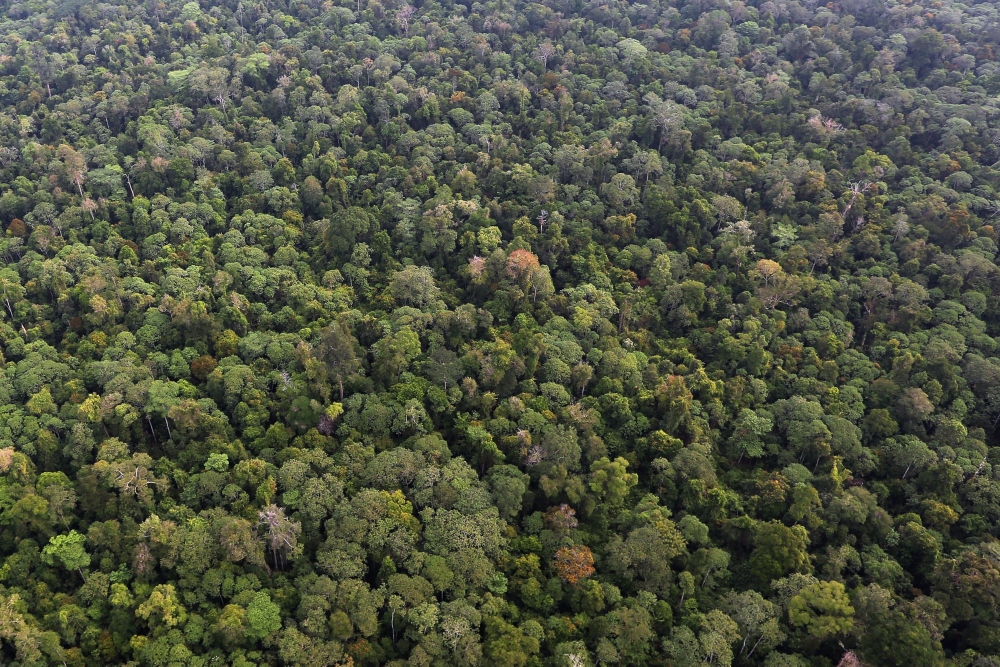
#> input picture data/test/not_wildfire/non_fire.195.png, 2000 x 1333 px, found by its file name (shown at 1/2 size); its folder holds 4 pictures in this run
$ python convertRes.py
#> lines starting #> are read from the running program, lines starting #| are printed output that depends on the picture
from PIL import Image
import os
def convert_resolution(image_path, new_width, new_height, output_path):
#> called with new_width = 128, new_height = 128
    try:
        image = Image.open(image_path)
#> image is the input picture: PIL image 2000x1333 RGB; mean R, G, B 80.9, 85.1, 66.5
        resized_image = image.resize((new_width, new_height))
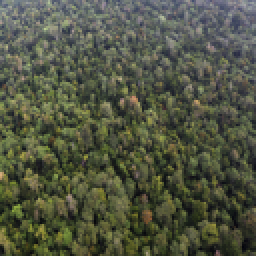
#> resized_image: PIL image 128x128 RGB (shown 2 times larger); mean R, G, B 80.9, 85.1, 66.5
        resized_image.save(output_path)
        return True
    except FileNotFoundError:
        print(f"Error: Image file not found at {image_path}")
        return False
    except Exception as e:
         print(f"An error occurred: {e}")
         return False

# Example usage:
new_width = 128
new_height = 128

WILDFIRE_TEST_DIRECTORY = '/Users/ashmit/Documents/code/Projects/wildfire-detection/data/test/not_wildfire'
WILDFIRE_TEST_DIRECTORY_LOW = '/Users/ashmit/Documents/code/Projects/wildfire-detection/data/test/not_wildfire_low'

for i in os.listdir(WILDFIRE_TEST_DIRECTORY):
    image_path = f'{WILDFIRE_TEST_DIRECTORY}/{i}'
    output_path = f'{WILDFIRE_TEST_DIRECTORY_LOW}/{i}'
    convert_resolution(image_path, new_width, new_height, output_path)
#> pass 2 of the loop `for i in os.listdir(WILDFIRE_TEST_DIRECTORY):`:
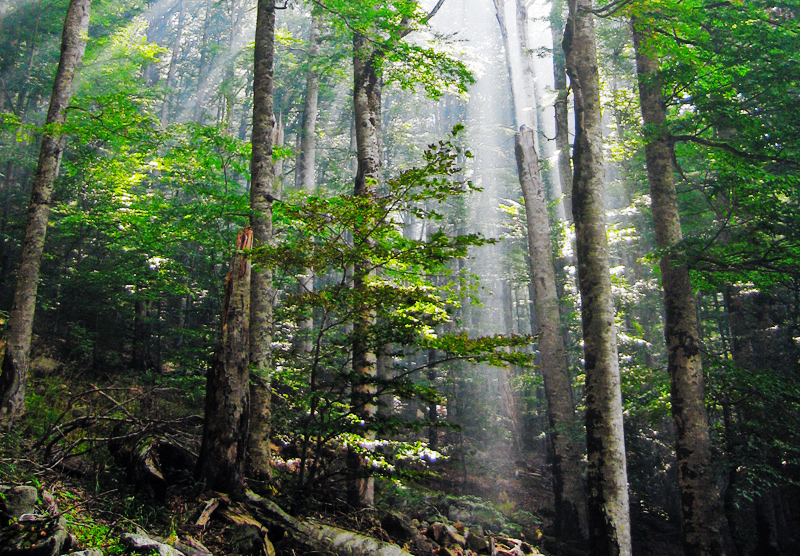
#> input picture data/test/not_wildfire/non_fire.196.png, 800 x 556 px, found by its file name
#> in convert_resolution, image is the input picture: PIL image 800x556 RGB; mean R, G, B 83.9, 96.4, 74.2
#> in convert_resolution (call 2), `resized_image = image.resize((new_width, new_height))`:
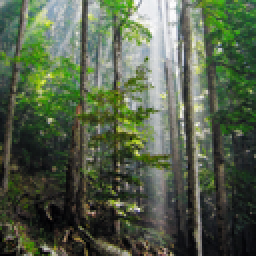
#> resized_image: PIL image 128x128 RGB (shown 2 times larger); mean R, G, B 83.9, 96.4, 74.2
#> pass 3 of the loop `for i in os.listdir(WILDFIRE_TEST_DIRECTORY):`:
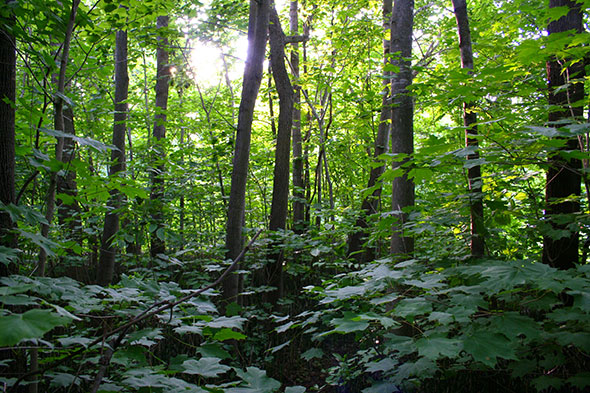
#> input picture data/test/not_wildfire/non_fire.197.png, 590 x 393 px, found by its file name
#> in convert_resolution, image is the input picture: PIL image 590x393 RGB; mean R, G, B 72, 94.6, 52.3
#> in convert_resolution (call 3), `resized_image = image.resize((new_width, new_height))`:
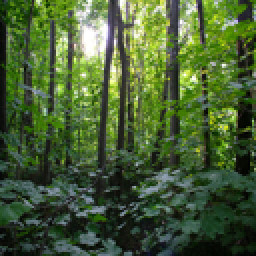
#> resized_image: PIL image 128x128 RGB (shown 2 times larger); mean R, G, B 72, 94.7, 52.3
#> the loop made 4 passes; the first 3 are shown
